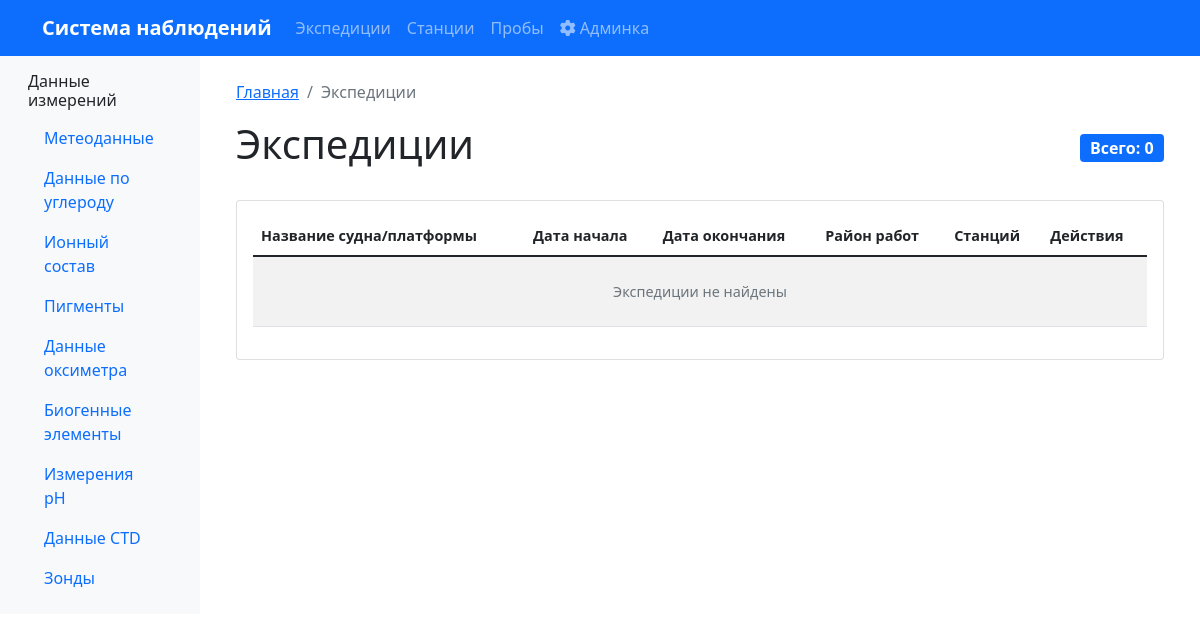
Before: /expeditions/ with the older database file.
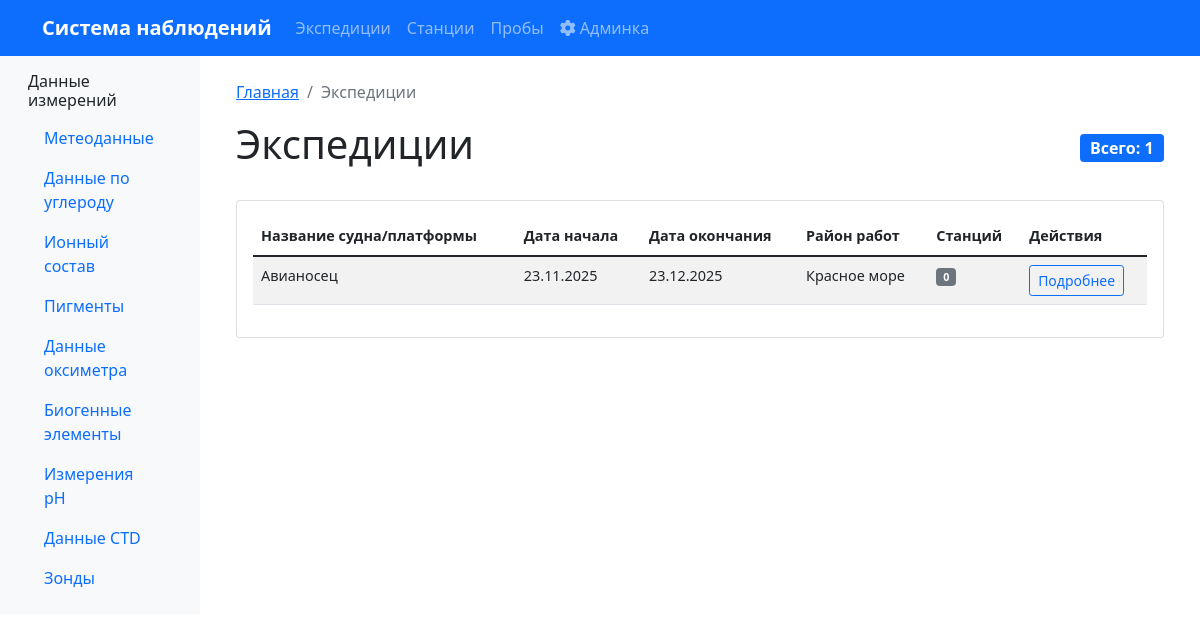
After: the same page with the newer database file.
### oceanography/models.py (models this page shows, shortened)
class Expedition(models.Model):
    expedition_id = models.AutoField(primary_key=True)
    start_date = models.DateTimeField(verbose_name="Дата и время начала экспедиции")
    end_date = models.DateTimeField(verbose_name="Дата и время окончания экспедиции")
    platform = models.CharField(max_length=200, verbose_name="Название судна/платформы")
    area = models.CharField(max_length=300, verbose_name="Район работ")
    class Meta:
        db_table = 'expeditions'
        verbose_name = "Экспедиция"
        verbose_name_plural = "Экспедиции"
        indexes = [
            models.Index(fields=['start_date']),
            models.Index(fields=['platform']),
            models.Index(fields=['area']),
        ]
        ordering = ['-start_date']

### oceanography/views.py (the view)
# urls.py: path('expeditions/', ExpeditionListView.as_view(), name='expedition_list'),
class ExpeditionListView(ListView):
    model = Expedition
    template_name = 'oceanography/expedition_list.html'
    context_object_name = 'expeditions'
    paginate_by = 20
    def get_queryset(self):
        return Expedition.objects.all().prefetch_related('stations')
    def get_context_data(self, **kwargs):
        context = super().get_context_data(**kwargs)
        context['breadcrumbs'] = [
            {'url': reverse('oceanography:home'), 'name': 'Главная'},
            {'url': '', 'name': 'Экспедиции'}
        ]
        return context

### oceanography/templates/oceanography/expedition_list.html (shortened to what this page needs)
{% extends 'base.html' %}
{% load humanize %}
{% block content %}
    {% include 'include/_breadcrumbs.html' %}
    <div class="d-flex justify-content-between align-items-center mb-4">
        <h1>Экспедиции</h1>
        <span class="badge bg-primary fs-6">Всего: {{ expeditions.count|intcomma }}</span>
    </div>
    <div class="card">
        <div class="card-body">
            <div class="table-responsive">
                <table class="table table-striped table-hover data-table">
                    <thead>
                        <tr>
                            <th>Название судна/платформы</th>
                            <th>Дата начала</th>
                            <th>Дата окончания</th>
                            <th>Район работ</th>
                            <th>Станций</th>
                            <th>Действия</th>
                        </tr>
                    </thead>
                    <tbody>
                        {% for expedition in expeditions %}
                        <tr>
                            <td>{{ expedition.platform }}</td>
                            <td>{{ expedition.start_date|date:"d.m.Y" }}</td>
                            <td>{{ expedition.end_date|date:"d.m.Y" }}</td>
                            <td>{{ expedition.area }}</td>
                            <td>
                                <span class="badge bg-secondary">{{ expedition.stations.count }}</span>
                            </td>
                            <td>
                                <a href="{% url 'oceanography:expedition_detail' expedition.pk %}"
                                   class="btn btn-sm btn-outline-primary">
                                    Подробнее
                                </a>
                            </td>
                        </tr>
                        {% empty %}
                        <tr>
                            <td colspan="6" class="text-center text-muted py-4">
                                Экспедиции не найдены
                            </td>
                        </tr>
                        {% endfor %}
                    </tbody>
                </table>
            </div>
        </div>
    </div>
{% endblock %}

Changed rows visible on the page:
added Expedition: platform "Авианосец", start_date "23.11.2025", end_date "23.12.2025", area "Красное море", stations.count "0"
Other visible differences:
{{ expeditions.count|intcomma }}: "0" → "1"
text no longer shown: "Экспедиции не найдены"
